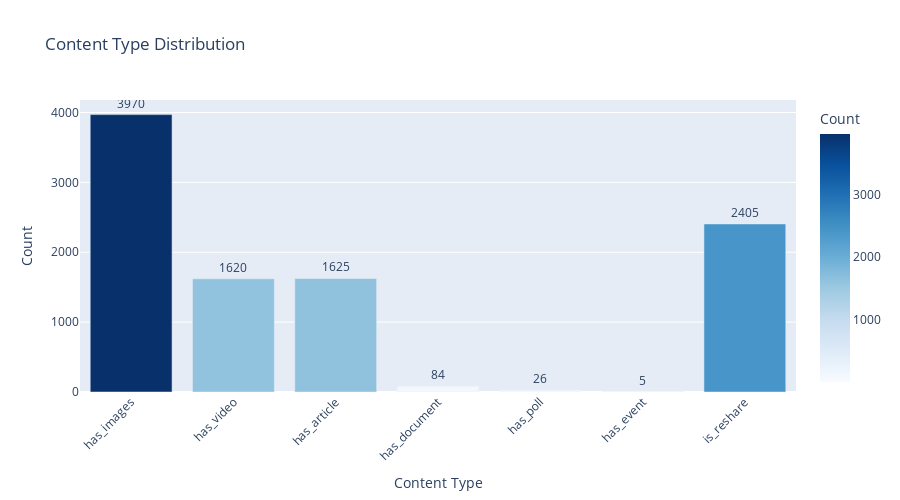

The code cell stored with this chart in its notebook:
### Code cell
# Visualize content type distribution
content_summary = pd.DataFrame({
    'Content Type': content_flags,
    'Count': [df[flag].sum() for flag in content_flags]
})

fig = px.bar(
    content_summary,
    x='Content Type',
    y='Count',
    title='Content Type Distribution',
    text='Count',
    color='Count',
    color_continuous_scale='Blues'
)

fig.update_traces(textposition='outside')
fig.update_layout(xaxis_tickangle=-45, height=500, showlegend=False)
fig.show()
fig.write_html('../output/figures/content_type_distribution.html')

### Figure 1 — Plotly figure (JSON) as saved in the notebook; plotly's stock layout.template omitted (floating-point values rounded to 4 significant figures)
{"data": [{"hovertemplate": "Content Type=%{x}<br>Count=%{marker.color}<extra></extra>", "legendgroup": "", "marker": {"color": [3970, 1620, 1625, 84, 26, 5, 2405], "coloraxis": "coloraxis", "pattern": {"shape": ""}}, "name": "", "orientation": "v", "showlegend": false, "text": [3970.0, 1620.0, 1625.0, 84.0, 26.0, 5.0, 2405.0], "textposition": "outside", "type": "bar", "x": ["has_images", "has_video", "has_article", "has_document", "has_poll", "has_event", "is_reshare"], "xaxis": "x", "y": [3970, 1620, 1625, 84, 26, 5, 2405], "yaxis": "y"}], "layout": {"barmode": "relative", "coloraxis": {"colorbar": {"title": {"text": "Count"}}, "colorscale": [[0, "rgb(247,251,255)"], [0.125, "rgb(222,235,247)"], [0.25, "rgb(198,219,239)"], [0.375, "rgb(158,202,225)"], [0.5, "rgb(107,174,214)"], [0.625, "rgb(66,146,198)"], [0.75, "rgb(33,113,181)"], [0.875, "rgb(8,81,156)"], [1, "rgb(8,48,107)"]]}, "height": 500, "legend": {"tracegroupgap": 0}, "showlegend": false, "title": {"text": "Content Type Distribution"}, "xaxis": {"anchor": "y", "domain": [0, 1], "tickangle": -45, "title": {"text": "Content Type"}}, "yaxis": {"anchor": "x", "domain": [0, 1], "title": {"text": "Count"}}}}
